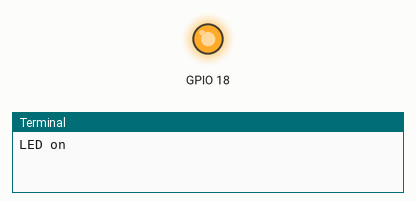
Recording of a program running on a simulated Raspberry Pi (BCM pin numbers). Parts: output pins drawn as LEDs (lit = HIGH), the last lines printed to the terminal. At 4.0 s the program stops and its outputs stay as they are.

Above: at 0.1 s.
At 4.1 s:
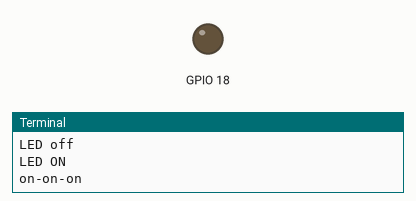
Timing chart, 0 to 5.5 s (numbered marks = the images above):
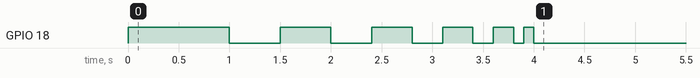

The program:

led_faster.py
```python
import RPi.GPIO as GPIO
import time
GPIO.setmode(GPIO.BCM)
GPIO.setwarnings(False)
GPIO.setup(18,GPIO.OUT)
print "LED on"
GPIO.output(18,GPIO.HIGH)
time.sleep(1)
print "LED off"
GPIO.output(18,GPIO.LOW)
time.sleep(0.5)
print "LED ON"
GPIO.output(18,GPIO.HIGH)
time.sleep(0.5)
print "on-on-on"
GPIO.output(18,GPIO.LOW)
time.sleep(0.4)
GPIO.output(18,GPIO.HIGH)
time.sleep(0.4)
GPIO.output(18,GPIO.LOW)
time.sleep(0.3)
GPIO.output(18,GPIO.HIGH)
time.sleep(0.3)
GPIO.output(18,GPIO.LOW)
time.sleep(0.2)
GPIO.output(18,GPIO.HIGH)
time.sleep(0.2)
GPIO.output(18,GPIO.LOW)
time.sleep(0.1)
GPIO.output(18,GPIO.HIGH)
time.sleep(0.1)
GPIO.output(18,GPIO.LOW)
GPIO.cleanup()
```

Measured:
- by itself, GPIO 18: LOW → HIGH at 0.00 s, → LOW 1.0 s later, → HIGH 0.50 s later, → LOW 0.50 s later, … (12 changes in this stretch)
